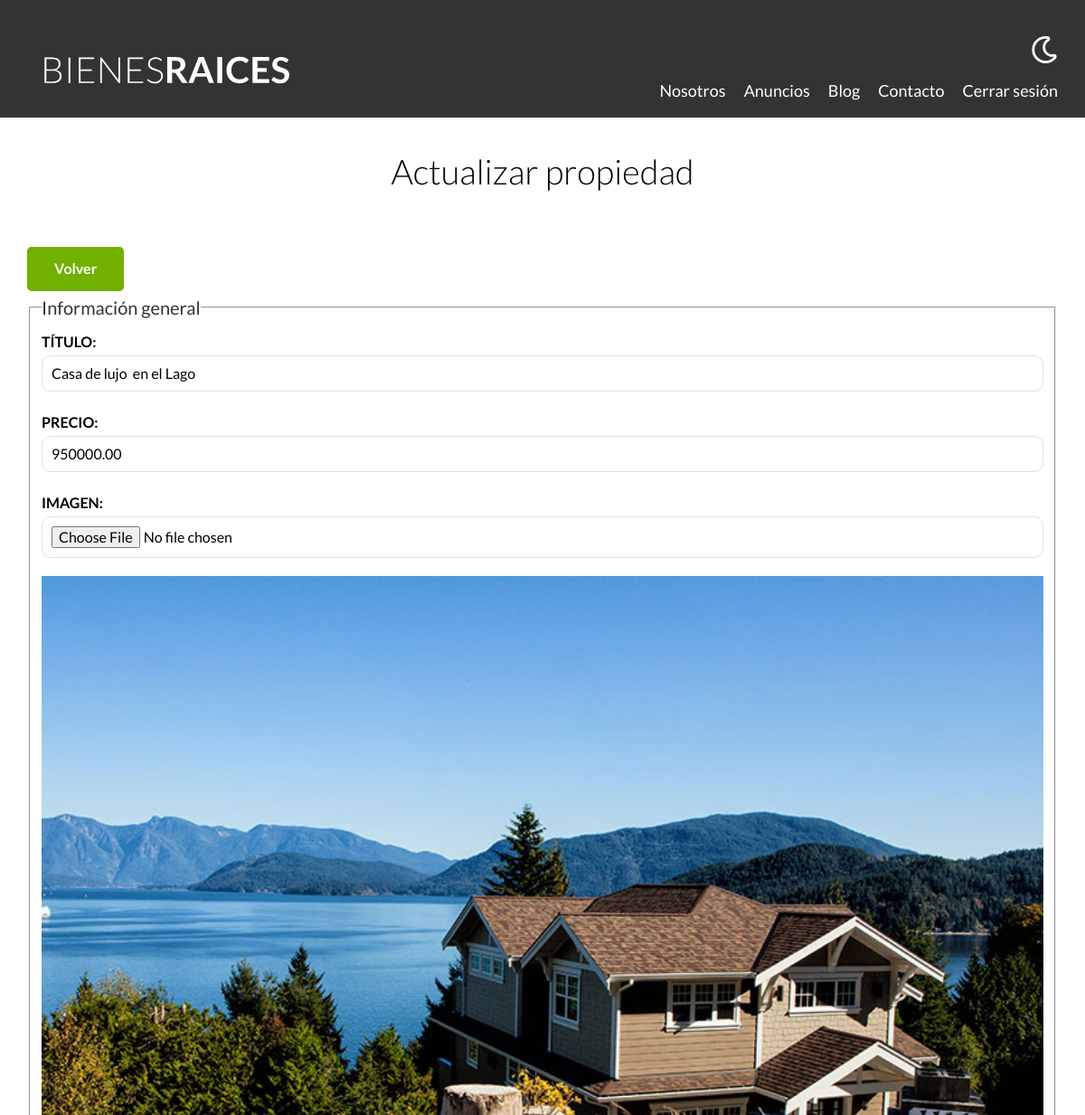
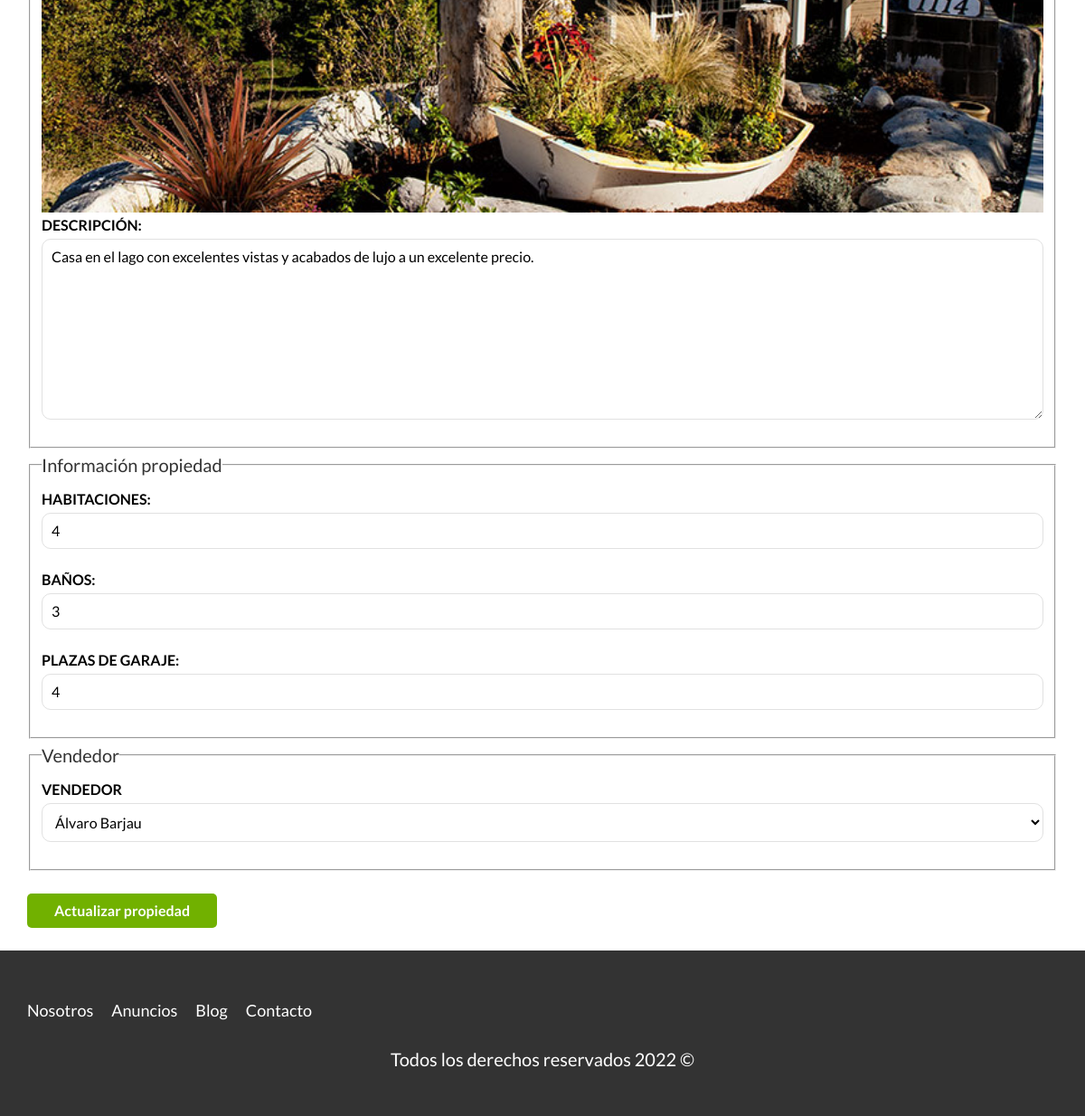
The page /propiedades/actualizar?id=34 (signed in) on the database its author committed (2 pictures, top to bottom).
### tables this page shows
CREATE TABLE `propiedades` (
  `id` int NOT NULL AUTO_INCREMENT,
  `titulo` varchar(60) DEFAULT NULL,
  `precio` decimal(10,2) DEFAULT NULL,
  `imagen` varchar(200) DEFAULT NULL,
  `descripcion` longtext,
  `habitaciones` int DEFAULT NULL,
  `wc` int DEFAULT NULL,
  `estacionamiento` int DEFAULT NULL,
  `creado` date DEFAULT NULL,
  `vendedorid` int DEFAULT NULL,
  PRIMARY KEY (`id`),
  KEY `vendedorid_idx` (`vendedorid`),
  CONSTRAINT `vendedorid` FOREIGN KEY (`vendedorid`) REFERENCES `vendedores` (`id`)
);

CREATE TABLE `vendedores` (
  `id` int NOT NULL AUTO_INCREMENT,
  `nombre` varchar(45) DEFAULT NULL,
  `apellido` varchar(45) DEFAULT NULL,
  `telefono` varchar(9) DEFAULT NULL,
  PRIMARY KEY (`id`)
);

### controllers/PropiedadController.php (called while the page is built, shortened)
<?php
class PropiedadController {
    public static function actualizar(Router $router) {
        $id = validarORedireccionar('/admin');
        $propiedad = Propiedad::find($id);
        $vendedores = Vendedor::all();
        $errores = Propiedad::getErrores();
        $router->render('/propiedades/actualizar', [
            'propiedad' => $propiedad,
            'errores' => $errores,
            'vendedores' => $vendedores
        ]);
    }
}

### public/index.php (called while the page is built, shortened)
<?php
$router = new Router();
$router->get('/admin', [PropiedadController::class, 'index']);
$router->get('/propiedades/crear', [PropiedadController::class, 'crear']);
$router->post('/propiedades/crear', [PropiedadController::class, 'crear']);
$router->get('/propiedades/actualizar', [PropiedadController::class, 'actualizar']);
$router->post('/propiedades/actualizar', [PropiedadController::class, 'actualizar']);
$router->post('/propiedades/eliminar', [PropiedadController::class, 'eliminar']);
$router->get('/vendedores/crear', [VendedorController::class, 'crear']);
$router->post('/vendedores/crear', [VendedorController::class, 'crear']);
$router->get('/vendedores/actualizar', [VendedorController::class, 'actualizar']);
$router->post('/vendedores/actualizar', [VendedorController::class, 'actualizar']);
$router->post('/vendedores/eliminar', [VendedorController::class, 'eliminar']);
$router->get('/blogs/crear', [BlogController::class, 'crear']);
$router->post('/blogs/crear', [BlogController::class, 'crear']);
$router->get('/blogs/actualizar', [BlogController::class, 'actualizar']);
$router->post('/blogs/actualizar', [BlogController::class, 'actualizar']);
$router->post('/blogs/eliminar', [BlogController::class, 'eliminar']);
$router->get('/', [PaginasController::class, 'index']);
$router->get('/nosotros', [PaginasController::class, 'nosotros']);
$router->get('/propiedades', [PaginasController::class, 'propiedades']);
$router->get('/propiedad', [PaginasController::class, 'propiedad']);
$router->get('/blog', [PaginasController::class, 'blog']);
$router->get('/entrada', [PaginasController::class, 'entrada']);
$router->get('/contacto', [PaginasController::class, 'contacto']);
$router->post('/contacto', [PaginasController::class, 'contacto']);
$router->get('/login', [LoginController::class, 'login']);
$router->post('/login', [LoginController::class, 'login']);
$router->get('/logout', [LoginController::class, 'logout']);
$router->comprobarRutas();

### includes/funciones.php (called while the page is built, shortened)
<?php
function s($html) : string {
    $s = htmlspecialchars($html);
    return $s;
}
function validarORedireccionar(string $url) {
    $id = $_GET['id'];
    $id = filter_var($id, FILTER_VALIDATE_INT);
    return $id;
}
?>

### models/ActiveRecord.php (called while the page is built, shortened)
<?php
class ActiveRecord {
    protected static $db;
    protected static $tabla = '';
    public static function setDB($database) {
        self::$db = $database;
    }
    public static function all() {
        $query = " SELECT * FROM " . static::$tabla;
        $resultado = self::consultarSQL($query);
        return $resultado;
    }
    public static function find($id) {
        $query = " SELECT * FROM " . static::$tabla . " WHERE id = ${id} ";
        $resultado = self::consultarSQL($query);
        return array_shift($resultado);
    }
    public static function consultarSQL($query) {
        $resultado = self::$db->query($query);
        $array = [];
        while($registro = $resultado->fetch_assoc()) {
            $array[] =  static::crearObjeto($registro);
        }
        return $array;
    }
    protected static function crearObjeto($registro) {
        $objeto = new static;
        foreach($registro as $key => $value) {
            if( property_exists($objeto, $key)) {
                $objeto->$key = $value;
            }
        }
        return $objeto;
    }
}

### views/propiedades/formulario.php (the view, shortened to what this page needs)
<fieldset>
    <legend>Información general</legend>
    <label for="titulo">Título:</label>
    <input type="text" id="titulo" name="propiedad[titulo]" placeholder="Título propiedad" value="<?php echo s( $propiedad->titulo ); ?>">
    <label for="precio">Precio:</label>
    <input type="number" id="precio" name="propiedad[precio]" placeholder="Precio propiedad" value="<?php echo s( $propiedad->precio ); ?>">
    <label for="imagen">Imagen:</label>
    <input type="file" id="imagen" accept="image/jpeg, image/png" name="propiedad[imagen]">
    <?php if($propiedad->imagen) { ?>
        <img src="/imagenes/<?php echo $propiedad->imagen ?>" class="imagen-samll">
    <?php } ?>
    <label for="descripcion">Descripción:</label>
    <textarea id="descripcion" name="propiedad[descripcion]"><?php echo s( $propiedad->descripcion ); ?></textarea>
</fieldset>
<fieldset>
    <legend>Información propiedad</legend>
    <label for="habitaciones">Habitaciones:</label>
    <input type="number" id="habitaciones" name="propiedad[habitaciones]" placeholder="Ejemplo: 3" min="1" max="9" value="<?php echo s( $propiedad->habitaciones ); ?>">
    <label for="wc">Baños:</label>
    <input type="number" id="wc" name="propiedad[wc]" placeholder="Ejemplo: 3" min="1" max="9" value="<?php echo s( $propiedad->wc ); ?>">
    <label for="estacionamiento">Plazas de garaje:</label>
    <input type="number" id="estacionamiento" name="propiedad[estacionamiento]" placeholder="Ejemplo: 3" min="1" max="9" value="<?php echo s( $propiedad->estacionamiento ); ?>">
</fieldset>
<fieldset>
    <legend>Vendedor</legend>
    <label for="vendedor">Vendedor</label>
    <select name="propiedad[vendedorid]" id="vendedor">
        <?php foreach($vendedores as $vendedor) { ?>
            <option <?php echo $propiedad->vendedorid === $vendedor->id ? 'selected' : ''; ?> value="<?php echo s($vendedor->id); ?>"> <?php echo s($vendedor->nombre) . " " . s($vendedor->apellido); ?> </option>
        <?php } ?>
    </select>
</fieldset>

### public/build/css/app.css (style rules this page uses)
html { -webkit-text-size-adjust:100%;line-height:1.15 }
body { margin:0 }
img { border-style:none }
button,input,optgroup,select,textarea { font-family:inherit;font-size:100%;line-height:1.15;margin:0 }
button,input { overflow:visible }
button,select { text-transform:none }
fieldset { padding:.35em .75em .625em }
legend { box-sizing:border-box;color:inherit;display:table;max-width:100%;padding:0;white-space:normal }
textarea { overflow:auto }
html { box-sizing:border-box;font-size:62.5% }
*,:after,:before { box-sizing:inherit }
body { font-family:Lato,sans-serif;font-size:1.6rem;line-height:1.8 }
img,picture { display:block;width:100% }
.formulario legend { color:#333;font-size:2rem }
.formulario label { display:block;font-weight:700;text-transform:uppercase }
.formulario input:not([type=submit]),.formulario select,.formulario textarea { background-color:#fff;border:1px solid #e1e1e1;border-radius:1rem;display:block;margin-bottom:2rem;padding:1rem;width:100% }
.formulario textarea { height:20rem }

### rows shown on the page
propiedades: titulo "Casa de lujo en el Lago", precio "950000.00", imagen (picture), descripcion "Casa en el lago con excelentes vistas y acabados de lujo a un excelente precio.", habitaciones "4", wc "3", estacionamiento "4", vendedorid.nombre "Álvaro Barjau"

### other values the page prints
date ('Y') "2022"
